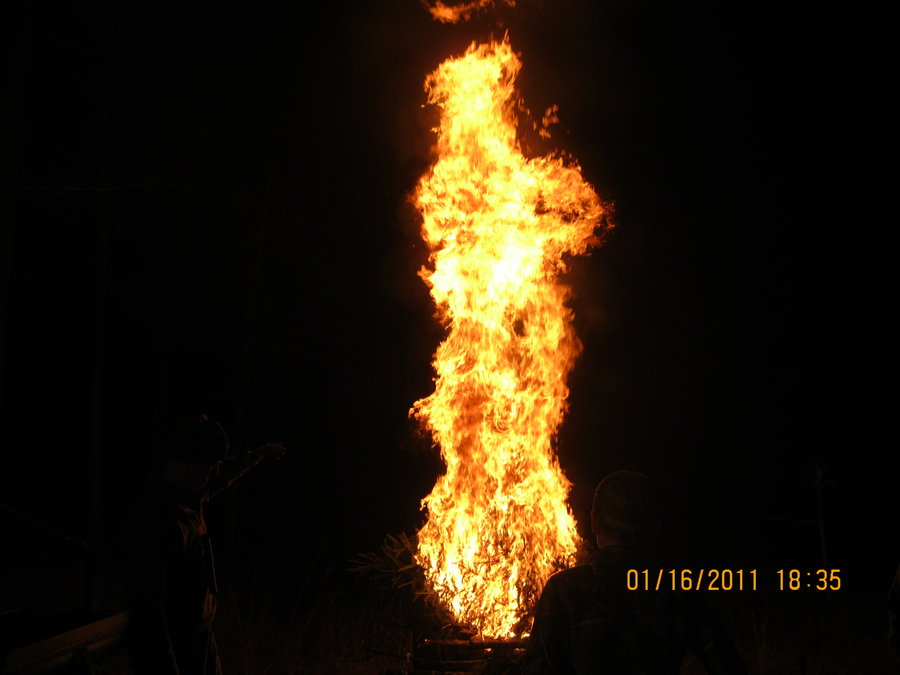
#> input picture peeking-duck/test/fire_520.png, 900 x 675 px
$ jupyter execute image_processing.ipynb
#> lines starting #> are read from the running program, lines starting #| are printed output that depends on the picture
[cell 1]
import cv2
import matplotlib.pyplot as plt

<h2>CLAHE Test</h2>

[cell 2]
img = cv2.imread('fire_520.png')
#> img is the input picture: shape (675, 900, 3); mean B, G, R 11.6, 27.1, 37.4

[cell 3]
"""
Testing the effect of CLAHE on the image

Reference
<https://docs.opencv.org/4.x/d5/daf/tutorial_py_histogram_equalization.html>
"""


# converting to LAB color space as CLAHE affects the luminoisity of the image by design of the histogram equilisation
# converting to greyscale loses color information,HSV or sth else also works
lab = cv2.cvtColor(img, cv2.COLOR_BGR2LAB)
#> lab: shape (675, 900, 3); mean of channels 0, 1, 2 29.1, 130.6, 137.1

# create a CLAHE object.
clahe = cv2.createCLAHE(clipLimit=4, tileGridSize=[5, 5])
lab[:,:,0] = clahe.apply(lab[:,:,0]) #apply on L
#> lab: shape (675, 900, 3); mean of channels 0, 1, 2 37.6, 130.6, 137.1

# Converting image from LAB Color model back to BGR color space
enhanced_img = cv2.cvtColor(lab, cv2.COLOR_LAB2BGR)
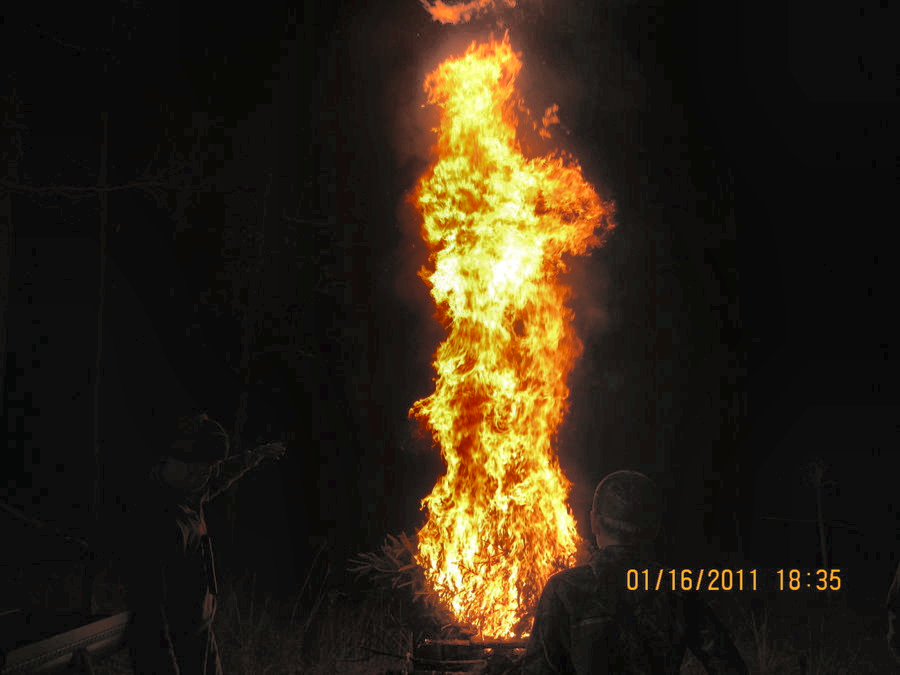
#> enhanced_img: shape (675, 900, 3); mean B, G, R 21.8, 37.1, 47.1

[cell 4]
#ploting difference
fig, ax = plt.subplots(nrows=1, ncols=2, figsize=(8, 5),
                       sharex=True, sharey=True)

#plt.gray()

ax[0].imshow(cv2.cvtColor(img, cv2.COLOR_BGRA2RGB))
ax[0].axis('off')
ax[0].set_title('Original')

ax[1].imshow(cv2.cvtColor(enhanced_img, cv2.COLOR_BGRA2RGB))
ax[1].axis('off')
ax[1].set_title('Augmented')

fig.tight_layout()

plt.show()
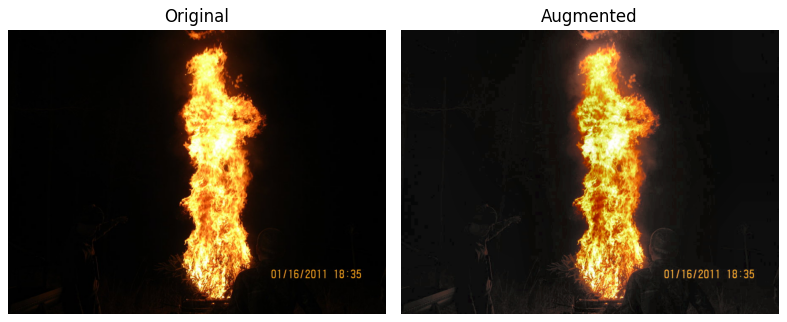
#> figure drawn by matplotlib, 2 panels

[cell 5]
#Ploting generated image to test processing

img1 = cv2.imread('../presentation/541_230205_231246.png')
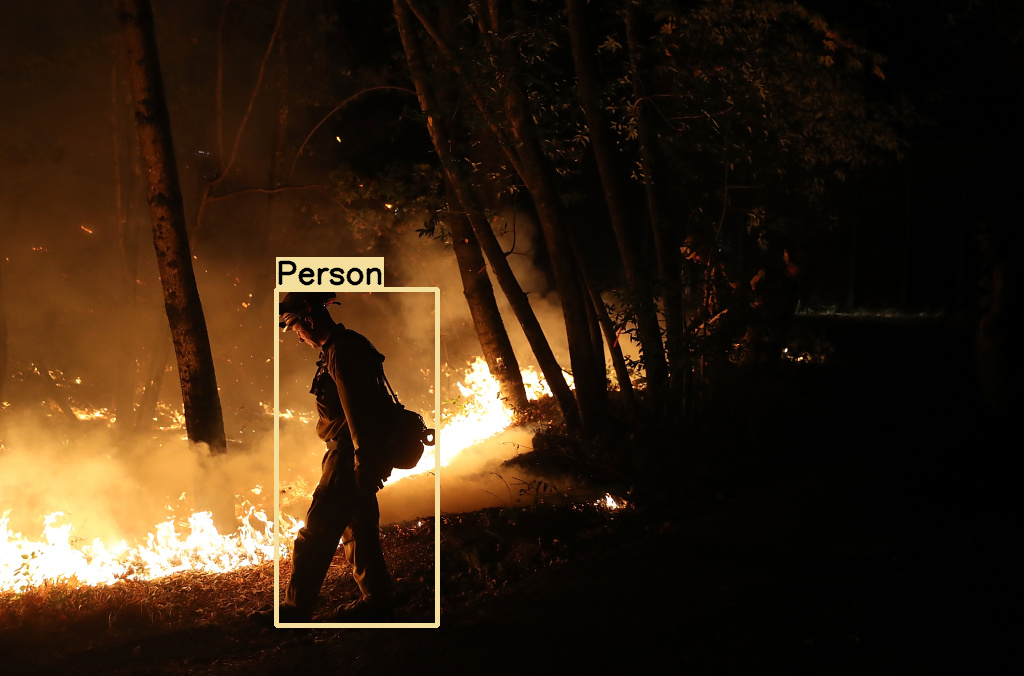
#> input picture peeking-duck/presentation/541_230205_231246.png, 1024 x 676 px
#> img1 is the input picture: shape (676, 1024, 3); mean B, G, R 18.4, 35.2, 52.7
img2 = cv2.imread('../presentation/541_230205_222025.png')
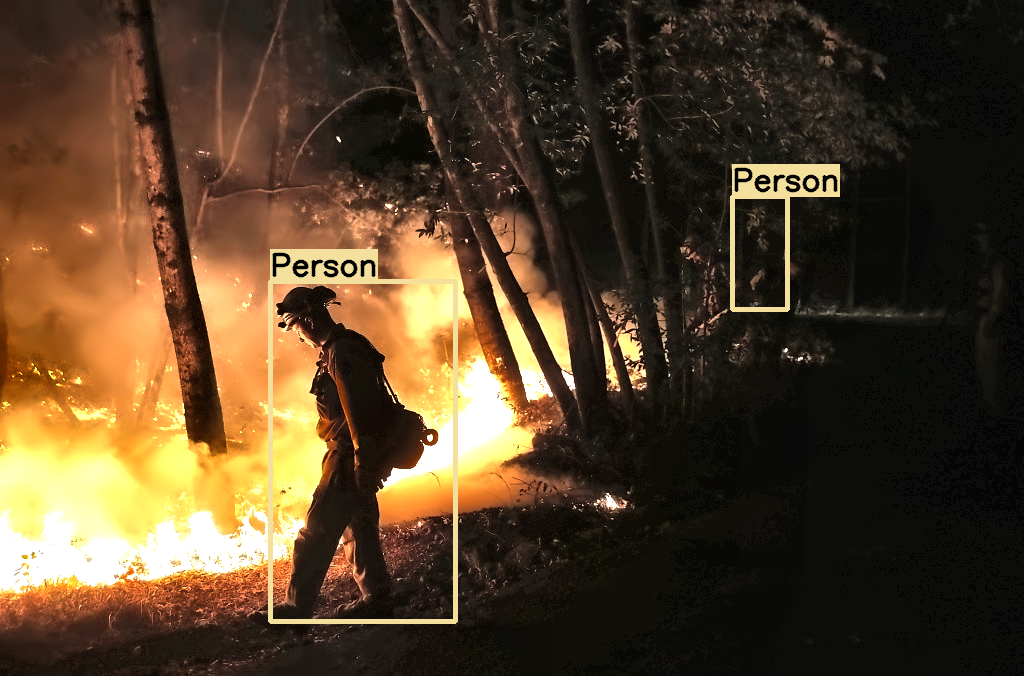
#> input picture peeking-duck/presentation/541_230205_222025.png, 1024 x 676 px
#> img2 is the input picture: shape (676, 1024, 3); mean B, G, R 40.7, 63.7, 83.6


fig, ax = plt.subplots(nrows=1, ncols=2, figsize=(8, 5),
                       sharex=True, sharey=True)

#plt.gray()

ax[0].imshow(cv2.cvtColor(img1, cv2.COLOR_BGRA2RGB))
ax[0].axis('off')
ax[0].set_title('No Processing')

ax[1].imshow(cv2.cvtColor(img2, cv2.COLOR_BGRA2RGB))
ax[1].axis('off')
ax[1].set_title('With CLAHE and NLMeans')

fig.tight_layout()

plt.show()
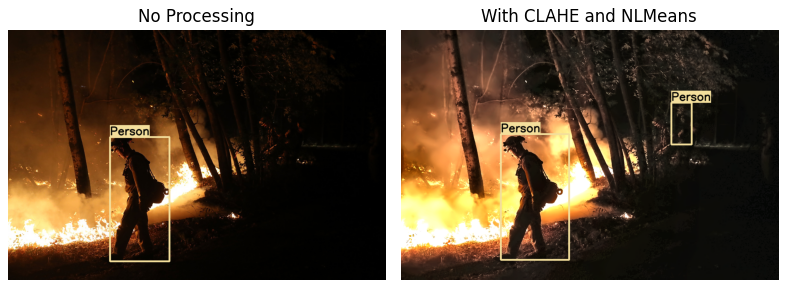
#> figure drawn by matplotlib, 2 panels
